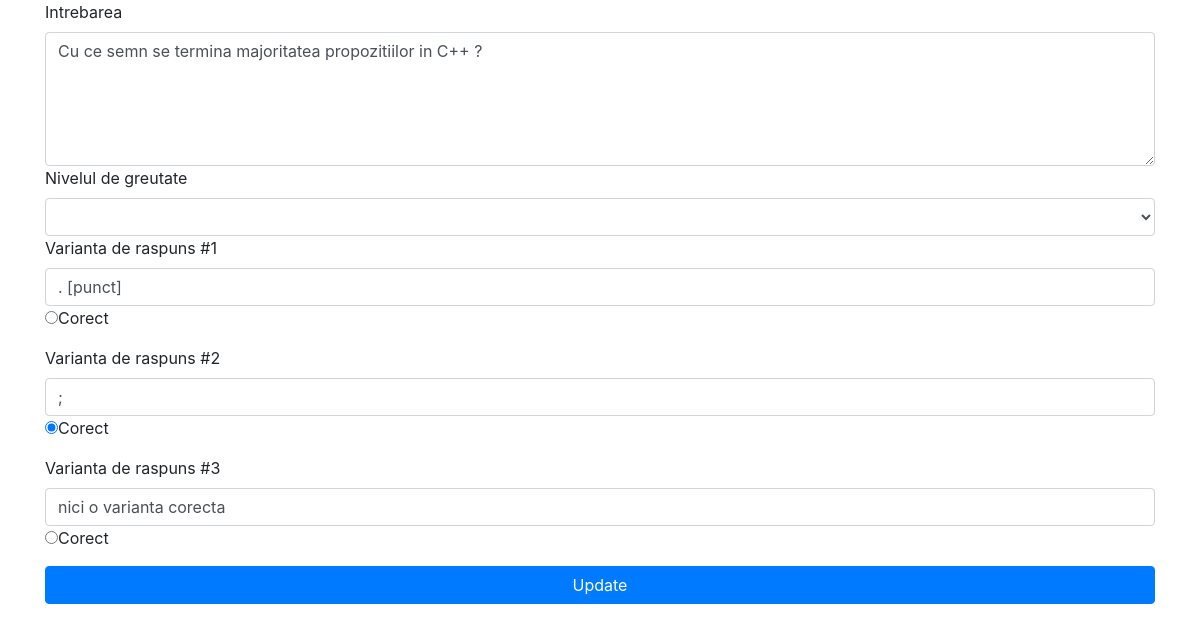
/administration/edit.php?id=2, run on the app's committed database.
### tables this page shows
CREATE TABLE `Question` (
  `id` int(11) NOT NULL,
  `quiz` text NOT NULL,
  `level` int(1) NOT NULL
);

CREATE TABLE `Answer` (
  `id` int(11) NOT NULL,
  `id_Q` int(11) NOT NULL,
  `variant` text NOT NULL,
  `ans` tinyint(1) NOT NULL
);

### administration/edit.php (the view, shortened to what this page needs)
<!DOCTYPE html>
	<html>
		<head>
				<link rel="stylesheet" href="//maxcdn.bootstrapcdn.com/bootstrap/4.0.0-alpha.2/css/bootstrap.min.css" />
		</head>
		<body>
			<div class="container" id="main">
				<?
				if(isset($_GET['id']))
					{
						$var = $_GET['id'];
						$Question = mysql_fetch_row(mysql_query("SELECT * FROM Question WHERE id=$var"));
						echo "<form name=\"edit\" action=\"edit.php\" method=\"POST\">";
						echo "<label>Intrebarea</label>";
			     		echo "<textarea class='form-control' rows='5' name='q' required>$Question[1]</textarea>";
			     		echo "<label>Nivelul de greutate</label>";
			    		echo "<select class='form-control' name='level' required>";
               			echo "<option></option><option>Incepator</option><option >Mediu</option><option >Avansat</option>";
                      	echo "</select>";
              			$Q = mysql_query("SELECT * FROM `Answer` WHERE id_Q=$var ");
              			$i=1;
						$q = mysql_fetch_array($Q);
							do
								{
									echo '<div class="form-group">';
									echo '<label>Varianta de raspuns #'.$i.'</label>';
									echo '<input type="text" class="form-control" name="ans[]" value="'.$q[2].'" required>';
									if($q[3]==1)
										echo '<input type="radio" name="check" value="'.$i.'" checked>Corect</label>';
									else
										echo '<input type="radio" name="check" value="'.$i.'" >Corect</label>';
									echo '</div>';
									$i++;
								}while($q = mysql_fetch_array($Q));
                      	echo "<button type='submit' class='btn btn-primary btn-block' name='submit'>Update</button>";
					}
				?>
			</div>
		</body>
	</html>

### data on the page
question: q "Cu ce semn se termina majoritatea propozitiilor in C++ ?"
answer: variant ". [punct]"
answer: variant ";"
answer: variant "nici o varianta corecta"
